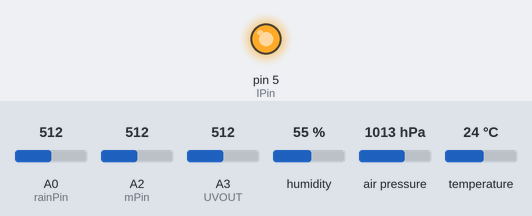
Bench run of a sketch on a simulated Arduino Uno, built with avr-gcc and run on an emulated ATmega328P. Parts: output pins drawn as LEDs (lit = HIGH). Inputs (shaded band) come from the test bench; at power-on: A0 (rainPin) = 512, A2 (mPin) = 512, A3 (UVOUT) = 512, humidity 55 %, air pressure 1013 hPa, temperature 24 °C. The modem accepts every AT command (registered, SIM ready, sends succeed) and sends nothing else; what the sketch prints to the serial monitor is not drawn.

Above: at 0.1 s.
Timing chart, 0 to 1.6 s (numbered marks = the images above):
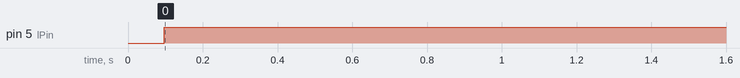

Measured:
- by itself, pin 5 (lPin): LOW → HIGH at 0.10 s

The sketch:

AMS.ino
```cpp
// Section 1
#include <SoftwareSerial.h>
#define RX 2
#define TX 3
String SSID = "ECE Department ";          //WiFi Name
String PASS = "20402040";         //WiFi PASSWORD
String API = "1PJ0V276PDAILE7O";   //ThingSpeak Key
String HOST = "api.thingspeak.com";
String PORT = "80";
int countTrueCommand;
int countTimeCommand;
boolean found = false;
SoftwareSerial esp8266(RX,TX);


//Section 2

// Rain Sensor
#define rainPin A0
short rainVal;


//DHT
#include "DHT.h"
#define PULSE DHT22
#define DHTPIN 4
float temp;
float humi;
DHT dht(DHTPIN, PULSE);


//BMP280
#include <Wire.h>
#include <Adafruit_Sensor.h>
#include <Adafruit_BMP280.h>
Adafruit_BMP280 bmp;
float AirPressure;


//Dust Sensor
#define mPin A2
#define lPin 5
short sampTime=280;
short dTime=40;
short sTime=9680;
float vMeasure=0;


//UV Sensor
#define UVOUT A3
short uvLevel;
short refLevel;

int averageAnalogRead(int pinToRead)
{
  byte numberOfReadings = 8;
  unsigned int runningValue = 0;

  for(int x = 0 ; x < numberOfReadings ; x++)
    runningValue += analogRead(pinToRead);
  runningValue /= numberOfReadings;

  return(runningValue);
}

float mapfloat(float x, float in_min, float in_max, float out_min, float out_max)
{
  return (x - in_min) * (out_max - out_min) / (in_max - in_min) + out_min;
}


void setup() {
  Serial.begin(9600);
  esp8266.begin(115200);
  sendCommand("AT",5,"OK");
  sendCommand("AT+CWMODE=1",5,"OK");
  sendCommand("AT+CWJAP=\""+ SSID +"\",\""+ PASS +"\"",20,"OK");


  dht.begin();
  pinMode(rainPin, INPUT);
  pinMode(lPin, OUTPUT);
  pinMode(UVOUT, INPUT);
  pinMode(mPin, INPUT);


  Serial.println("ML8511 example");

  Serial.println(F("BMP280 sensor test"));
  if (!bmp.begin(0x76)) {
    Serial.println(F("Could not find a valid BMP280 sensor, check wiring!"));
    while (1);
  }

  bmp.setSampling(Adafruit_BMP280::MODE_NORMAL,
                  Adafruit_BMP280::SAMPLING_X2,
                  Adafruit_BMP280::SAMPLING_X16,
                  Adafruit_BMP280::FILTER_X16,
                  Adafruit_BMP280::STANDBY_MS_500);


}

void loop() {

 String getData = "GET /update?api_key="+ API +"&field1="+getrainValue()+"&field2="+gettemperetureValue()
                  +"&field3="+gethumidityValue()+"&field4="+getairPressureValue()+"&field5="+getdustValue()
                  +"&field6="+getuvValue();
 sendCommand("AT+CIPMUX=1",5,"OK");
 sendCommand("AT+CIPSTART=0,\"TCP\",\""+ HOST +"\","+ PORT,15,"OK");
 sendCommand("AT+CIPSEND=0," +String(getData.length()+4),4,">");
 esp8266.println(getData);
 delay(1000);
 countTrueCommand++;
 sendCommand("AT+CIPCLOSE=0",5,"OK");

}

String getuvValue(){
  uvLevel = averageAnalogRead(UVOUT);
  refLevel = 670;
  //float outputVoltage = 3.3 / refLevel * uvLevel;
 // float uvIntensity = mapfloat(outputVoltage, 0.99, 2.8, 0.0, 15.0);

  Serial.print(uvLevel);
  Serial.print("  ");


  return String(uvLevel);
  }

String getdustValue(){
  digitalWrite(lPin, LOW);
  delayMicroseconds(sampTime);
  vMeasure= analogRead(mPin);
  delayMicroseconds(dTime);
  digitalWrite(lPin, HIGH);
  delayMicroseconds(sTime);

  Serial.print(vMeasure);
  Serial.print("  ");

  return String(vMeasure);
  }

String getairPressureValue(){
  AirPressure= bmp.readPressure() / 100.0F;

  Serial.print(AirPressure);
  Serial.print("  ");

      return String(AirPressure);
  }

String gettemperetureValue(){
  temp= dht.readTemperature();

  if(isnan(temp)){
    Serial.print("Failed...");
    return;
    }

  Serial.print(temp);
  Serial.print("  ");

    return String(temp);
  }

String gethumidityValue(){
  humi= dht.readHumidity();

  if(isnan(humi)){
    Serial.print("Failed...");
    return;
    }
  Serial.print(humi);
  Serial.print("  ");

    return String(humi);
  }

String getrainValue(){
  rainVal= analogRead(rainPin);
  Serial.print(rainVal);
  Serial.print("  ");

  return String(rainVal);
  }

void sendCommand(String command, int maxTime, char readReplay[]) {
  Serial.print(countTrueCommand);
  Serial.print(". at command => ");
  Serial.print(command);
  Serial.print(" ");
  while(countTimeCommand < (maxTime*1))
  {
    esp8266.println(command);         //at+cipsend
    if(esp8266.find(readReplay))//ok
    {
      found = true;
      break;
    }

    countTimeCommand++;
  }

  if(found == true)
  {
    Serial.println("Ok");
    countTrueCommand++;
    countTimeCommand = 0;
  }

  if(found == false)
  {
    Serial.println("Fail");
    countTrueCommand = 0;
    countTimeCommand = 0;
  }

  found = false;
 }
```
